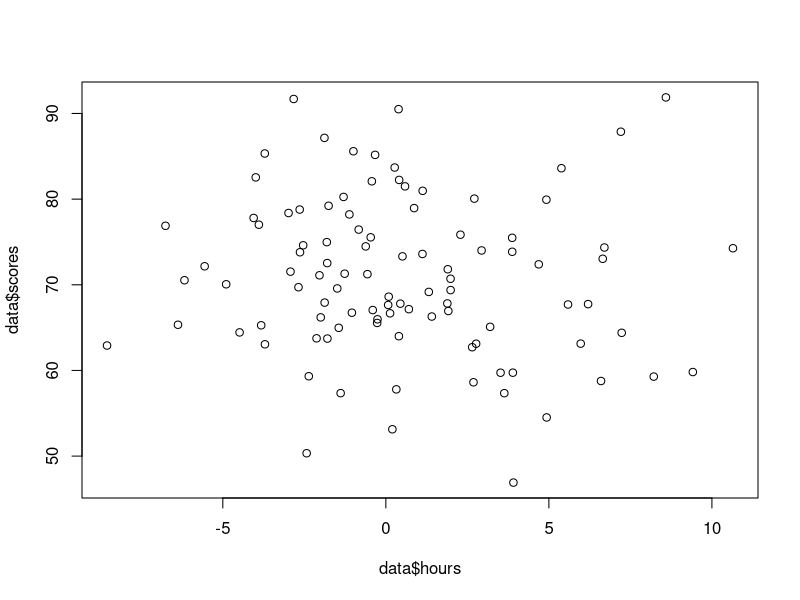
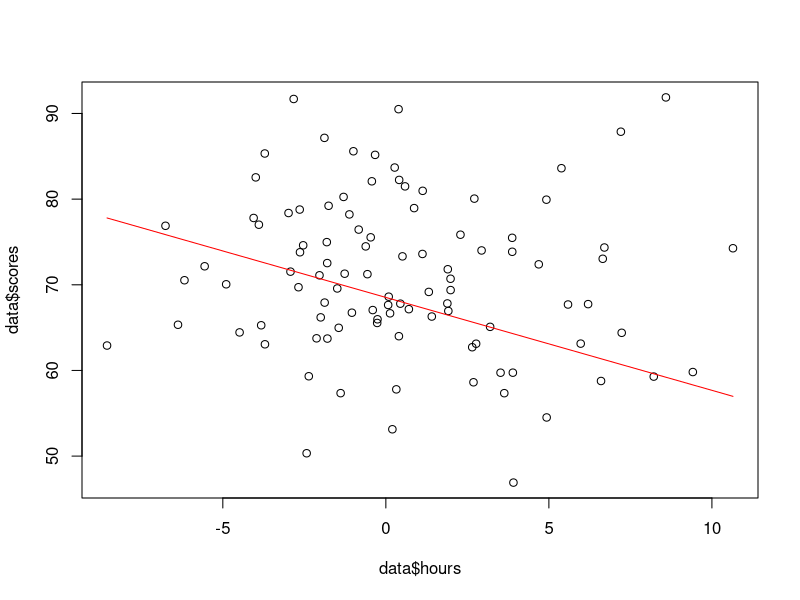
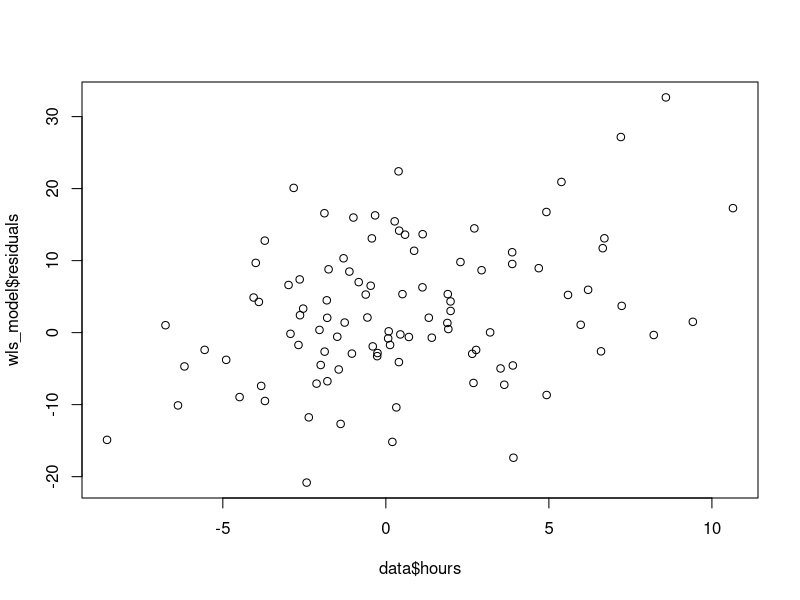

Write the R code that produced these figures, in order.
## ---- chunk 1
# Generate exam scores and study hours
set.seed(123)
scores <- rnorm(100, mean = 70, sd = 10)
hours <- rnorm(100, mean = 20, sd = 5)
hours <- rnorm(100, mean = 0, sd = hours * 0.2) # Add heteroscedasticity

# Create a data frame
data <- data.frame(scores, hours)
## ---- chunk 2
plot(data$hours, data$scores)
## ---- chunk 3
# Calculate inverse of variance
weights <- 1 / (data$hours)^2

# Fit WLS model
wls_model <- lm(scores ~ hours, weights = weights, data = data)
## ---- chunk 4
summary(wls_model)
## ---- chunk 5
plot(data$hours, data$scores)
lines(data$hours, wls_model$fitted, col = "red")
## ---- chunk 6
plot(data$hours, wls_model$residuals)
